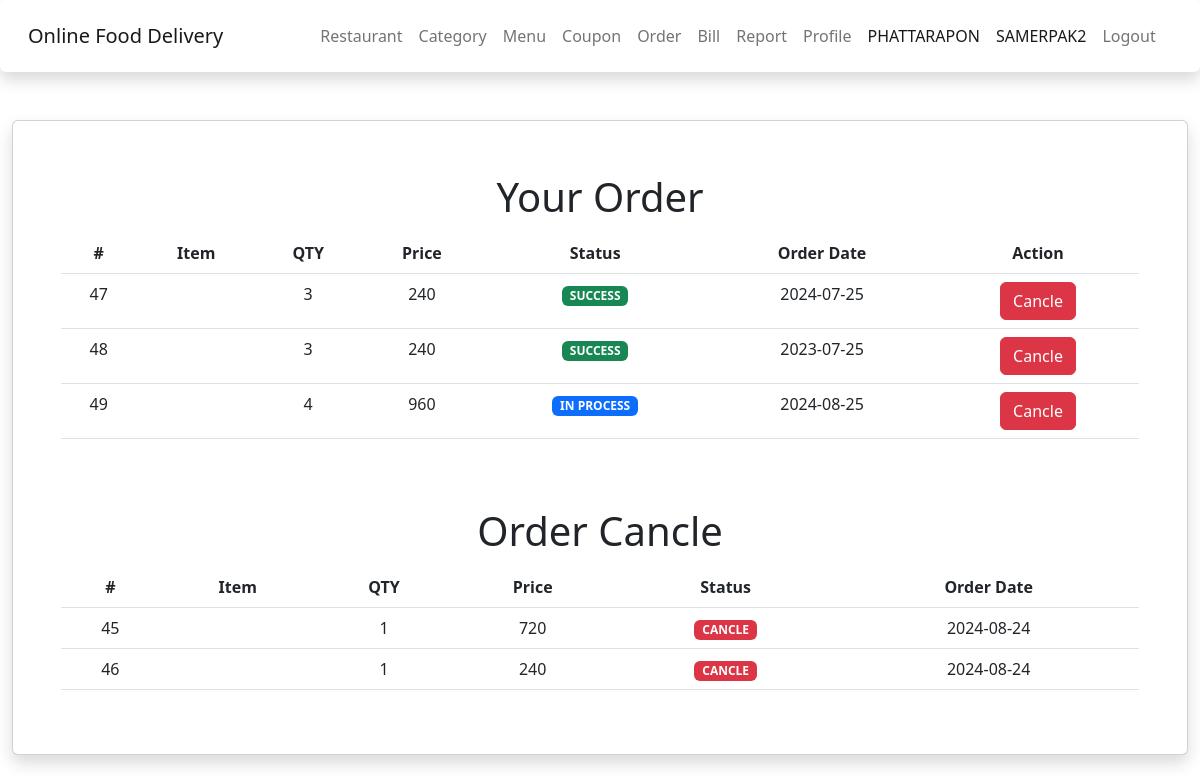
Page /register/restaurant/manage_order.php (signed in) on the committed database.
### tables this page shows
CREATE TABLE `orders` (
  `order_id` int(11) NOT NULL,
  `res_id` int(11) NOT NULL,
  `mem_id` int(11) NOT NULL,
  `order_qty` int(10) NOT NULL,
  `order_price` float NOT NULL,
  `order_status` varchar(20) NOT NULL DEFAULT 'in_process',
  `order_date` date NOT NULL,
  `order_success` timestamp NULL DEFAULT CURRENT_TIMESTAMP,
  `mem_status` varchar(10) DEFAULT NULL,
  `order_group` int(11) DEFAULT NULL,
  `order_address` varchar(255) DEFAULT NULL,
  `mem_note` varchar(255) DEFAULT NULL
);

### register/restaurant/manage_order.php (the view, shortened to what this page needs)
<!DOCTYPE html>
<html lang="en">
<head>
    <?php include('../asset/head/head-rest.php'); ?>
</head>
<body>
    <div class="container-fluid content">
        <div class="card shadow p-5 mb-5 bg-body rounded">
            <h1 align="center" class="p-1">Your Order</h1>
            <div class="table-responsive">
                <table class="table">
                    <thead align="center">
                        <th>#</th>
                        <th>Item</th>
                        <th>QTY</th>
                        <th>Price</th>
                        <th>Status</th>
                        <th>Order Date</th>
                        <th colspan="2">Action</th>
                    </thead>
                    <?php
                    include('../connect.php');
                    $sql1 = "SELECT * FROM restaurant ";
                    $query1 = mysqli_query($conn, $sql1);
                    $result1 = mysqli_fetch_array($query1);
                    ?>
                    <?php
                    $res_id = $result1['res_id'];
                    $sql = "SELECT * FROM orders WHERE res_id = '$res_id' and order_status IN ('in_process','waiting','delivery','success') ";
                    $query = mysqli_query($conn, $sql);
                    while ($result = mysqli_fetch_array($query)) {
                        ?>
                        <tbody class="text-center">
                            <form action="config_order.php" method="POST">
                                <td><input type="hidden" name="order_id" disabled class="form-control"
                                        value="<?php echo $result['order_id']; ?>"><?php echo $result['order_id']; ?></td>
                                <td><input type="hidden" name="menu_name" class="form-control"
                                        value="<?php echo $result['menu_name']; ?>"><?php echo $result['menu_name']; ?></td>
                                <td><input type="hidden" name="order_qty" class="form-control"
                                        value="<?php echo $result['order_qty']; ?>"><?php echo $result['order_qty']; ?></td>
                                <td><input type="hidden" name="order_price" class="form-control"
                                        value="<?php echo $result['order_price']; ?>"><?php echo $result['order_price']; ?>
                                </td>
                                <td><input type="hidden" name="order_status" class="form-control"
                                    <?php
                                    if ($result['order_status'] == 'in_process') {
                                        echo '<span class="badge text-bg-primary">IN PROCESS</span>';
                                    } else if ($result['order_status'] == 'waiting') {
                                        echo '<span class="badge text-bg-warning">WAITING ORDER</span>';
                                    } else if ($result['order_status'] == 'delivery') {
                                        echo '<span class="badge text-bg-info text-dark">DELIVERY</span>';
                                    } else if ($result['order_status'] == 'success') {
                                        echo '<span class="badge text-bg-success">SUCCESS</span>';
                                    } else if ($result['order_status'] == 'cancle') {
                                        echo '<span class="badge text-bg-danger">CANCLE</span>';
                                    }
                                    ?>
                                </td>
                                <td><input type="hidden" name="order_date" class="form-control"
                                        value="<?php echo $result['order_date']; ?>"><?php echo $result['order_date']; ?>
                                </td>
                                <td><button type="submit" name="cancle" class="btn btn-danger">Cancle</button></td>
                        </tbody>
                    <?php } ?>
                </table>
                <br>
                <br>
                <h1 align="center" class="p-1">Order Cancle</h1>
                <table class="table">
                    <thead align="center">
                        <th>#</th>
                        <th>Item</th>
                        <th>QTY</th>
                        <th>Price</th>
                        <th>Status</th>
                        <th>Order Date</th>
                    </thead>
                    <?php
                    include('../connect.php');
                    $sql = "SELECT * FROM orders WHERE res_id = '$res_id' and order_status = 'cancle'";
                    $query = mysqli_query($conn, $sql);
                    while ($result = mysqli_fetch_array($query)) {
                        ?>
                        <tbody class="text-center">
                            <form>
                                <td><input type="hidden" name="order_id" disabled class="form-control"
                                        value="<?php echo $result['order_id']; ?>"><?php echo $result['order_id']; ?></td>
                                <td><input type="hidden" name="menu_name" class="form-control"
                                        value="<?php echo $result['menu_name']; ?>"><?php echo $result['menu_name']; ?></td>
                                <td><input type="hidden" name="order_qty" class="form-control"
                                        value="<?php echo $result['order_qty']; ?>"><?php echo $result['order_qty']; ?></td>
                                <td><input type="hidden" name="order_price" class="form-control"
                                        value="<?php echo $result['order_price']; ?>"><?php echo $result['order_price']; ?>
                                </td>
                                <td><input type="hidden" name="order_status" class="form-control"
                                    <?php
                                    if ($result['order_status'] == 'in_process') {
                                        echo '<span class="badge text-bg-primary">IN PROCESS</span>';
                                    } else if ($result['order_status'] == 'wiating') {
                                        echo '<span class="badge text-bg-warning">WIATING RIDER</span>';
                                    } else if ($result['order_status'] == 'delivery') {
                                        echo '<span class="badge text-bg-info text-dark">DELIVERY</span>';
                                    } else if ($result['order_status'] == 'success') {
                                        echo '<span class="badge text-bg-success">SUCCESS</span>';
                                    } else if ($result['order_status'] == 'cancle') {
                                        echo '<span class="badge text-bg-danger">CANCLE</span>';
                                    }
                                    ?>
                                </td>
                                <td><input type="hidden" name="order_date" class="form-control"
                                        value="<?php echo $result['order_date']; ?>"><?php echo $result['order_date']; ?>
                                </td>
                        </tbody>
                    <?php } ?>
                </table>
            </div>
        </div>
    </div>
</body>
</html>

### rows in the picture
orders: order_id "47", order_qty "3", order_price "240", order_status "SUCCESS", order_date "2024-07-25"
orders: order_id "48", order_qty "3", order_price "240", order_status "SUCCESS", order_date "2023-07-25"
orders: order_id "49", order_qty "4", order_price "960", order_status "IN PROCESS", order_date "2024-08-25"
orders: order_id "45", order_qty "1", order_price "720", order_status "CANCLE", order_date "2024-08-24"
orders: order_id "46", order_qty "1", order_price "240", order_status "CANCLE", order_date "2024-08-24"

### other values in the picture
$_SESSION["mem_name"] "PHATTARAPON"
$_SESSION["mem_last"] "SAMERPAK2"
